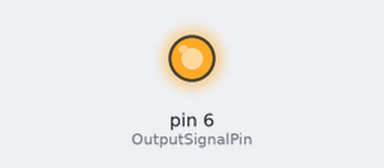
The sketch below on a simulated Arduino Uno, built with avr-gcc and run on an emulated ATmega328P. Shown: output pins drawn as LEDs (lit = HIGH). What the sketch prints to the serial monitor is not drawn.

Above: at 0.1 s.
Timing chart, 0 to 1.6 s (numbered marks = the images above):
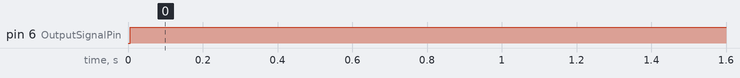

The sketch:

Signal_Check_Digital_Master_v1.0.ino
```cpp
/*******************************************************************************
- Arduino to Arduino Digital Pin Signal Check (Master Code)
- Version 1.0
- Modified by Jerico Magtaan
- Last Edited on 22/04/20
*******************************************************************************/
/*
 * The purpose of this code is to investigate a simple digital pin signal
 * check that can be used between the LVCSS and Lowry's Arduino.
 * Two Arduinos are connected to each other with the following pins:
- Pin D6 (Output) of Master Arduino to Pin D5 (Input) of Slave Arduino
- 4.7kOhm protectiveresistor in digital pin connection of both Arduinos
- GND pin of both Arduinos connected to a common ground
*******************************************************************************/


/*************** Declare pins that will be used on the Arduino ***************/
const int OutputSignalPin = 6;  // Digital pin 6 on Master Arduino as output.


/*********************** Void setup allows to run once ***********************/
void setup()
{

  pinMode(OutputSignalPin, OUTPUT);   // Set digital pin 6 as an output pin.
                                      // this pin will be used to transmit signals to the slave/receiving Arduino.

  // Begin serial communication:
  Serial.begin(9600);
  Serial.println("| Master Arduino Setup |");
  Serial.println("-------------------------------------------");

}
/********************************* End setup *********************************/


/******************* Void loop allows to run continuously ********************/
void loop()
{

  digitalWrite(OutputSignalPin, HIGH);  // Set digital pin 6 output pin high.
  Serial.println("High");               // Print to serial monitor it is high.
  delay(250);      // 250 millisecond delay.

}
/**************************** End main loop***********************************/
```

Measured:
- by itself, pin 6 (OutputSignalPin): LOW → HIGH at 0.01 s
